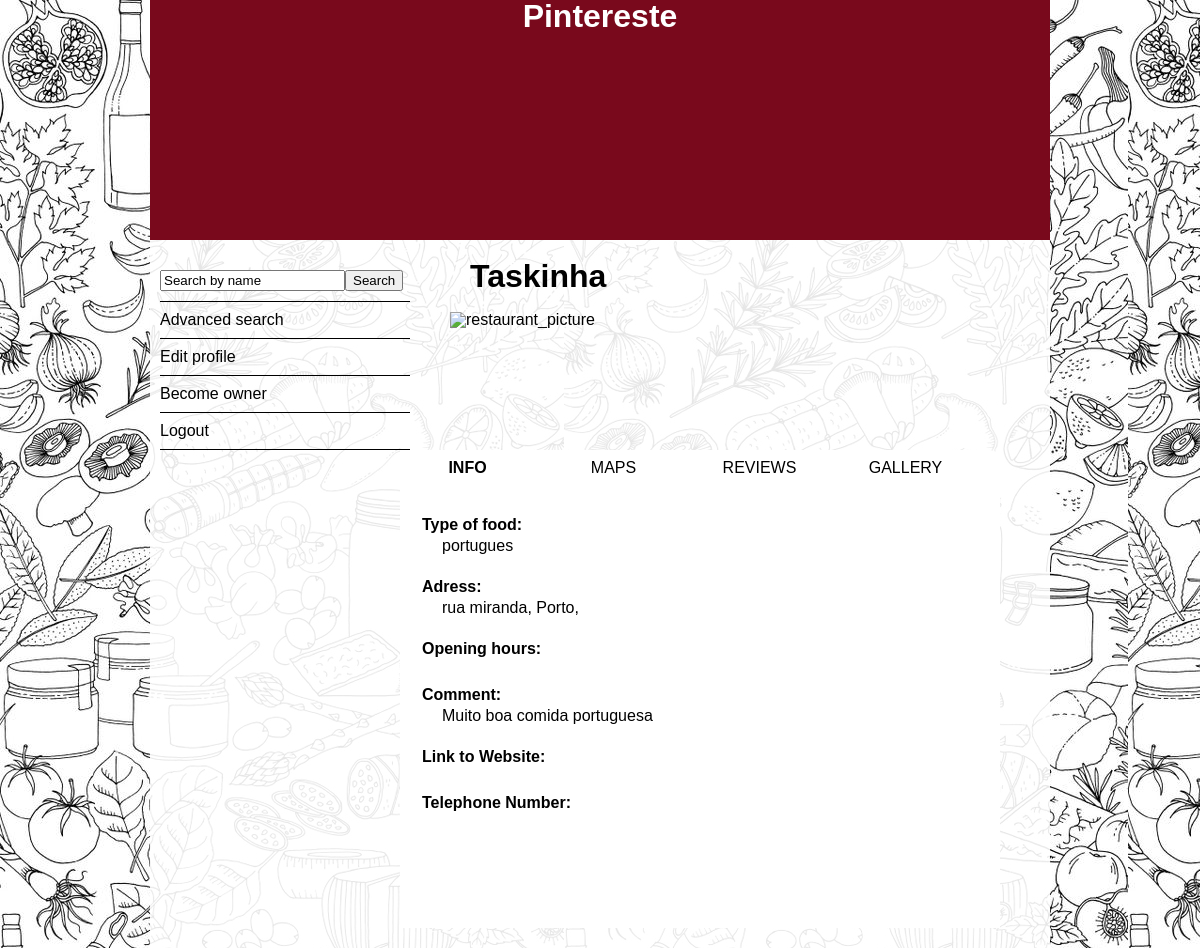
Page /public/restaurant.php?id=1 (signed in) on the earlier database version.
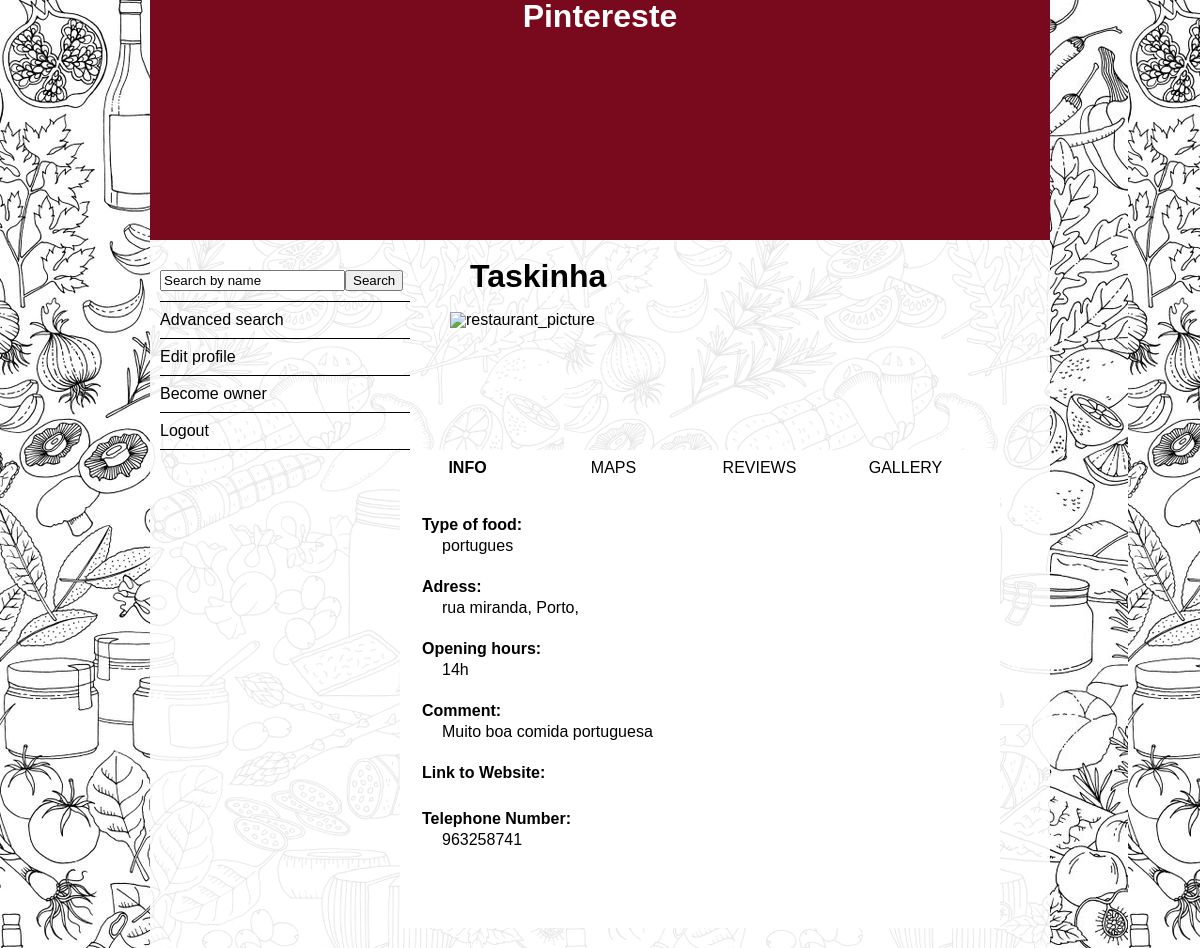
Same page on the later database version.
### tables this page shows
CREATE TABLE restaurant (
  id INTEGER PRIMARY KEY AUTOINCREMENT,
  name TEXT,
  rate INTEGER,
  street TEXT,
  number TEXT,
  city TEXT,
  postcode TEXT,
  opening_hours TEXT,
  link_to_website TEXT,
  type_of_food TEXT,
  comment TEXT,
  telephoneNumber TEXT
);

### public/restaurant.php (called while the page is built, shortened)
<?php
  include('../database/connection.php');
  include('../database/restaurant.php');
  include('../views/restaurant.php');
?>

### database/restaurant.php (called while the page is built, shortened)
<?php
    function getRestaurantById($id){
      global $dbh;
      $stm = $dbh->prepare('SELECT * FROM restaurant WHERE id = ?');
      $stm->execute(array($id));
      return $stm->fetch();
    }
 ?>

### templates/restaurant/restaurant_tabs/restaurant_info.php (the view)
<div id="restaurant_info" class="restaurant_tabs_active">
  <ul>
    <li><a>Type of food: </a>
      <br>
      <div><?=$restaurant['type_of_food']?></div></li>
    <li><a>Adress: </a>
      <br>
      <div><?=$restaurant['street'].', '.$restaurant['city'].', '.$restaurant['postcode'] ?></div></li>
    <li><a>Opening hours: </a>
      <br>
      <div><?=$restaurant['opening_hours']?></div></li>
    <li><a>Comment: </a>
      <br>
      <div><?=$restaurant['comment']?></div></li>
    <li><a>Link to Website: </a>
      <br>
      <div><a<?=$restaurant['link_to_website']?>></a></div></li>
    <li><a>Telephone Number: </a>
      <br>
      <div><?=$restaurant['telephoneNumber']?></div></li>
  </ul>
</div>

### templates/restaurant/restaurant_above_tabs.php
<div id="restaurant_above_tabs">
  <div id="restaurant_name">
    <h1><?= $restaurant['name'] ?></h1>
  </div>
  <div id="restaurant_picture">
   <img src="../pics/restaurant_example_2.png" alt="restaurant_picture" width="400" height="200">
  </div>
</div>

Differences in the rows shown:
changed restaurant "Taskinha": opening_hours (not shown) → "14h"; telephoneNumber (not shown) → "963258741"
